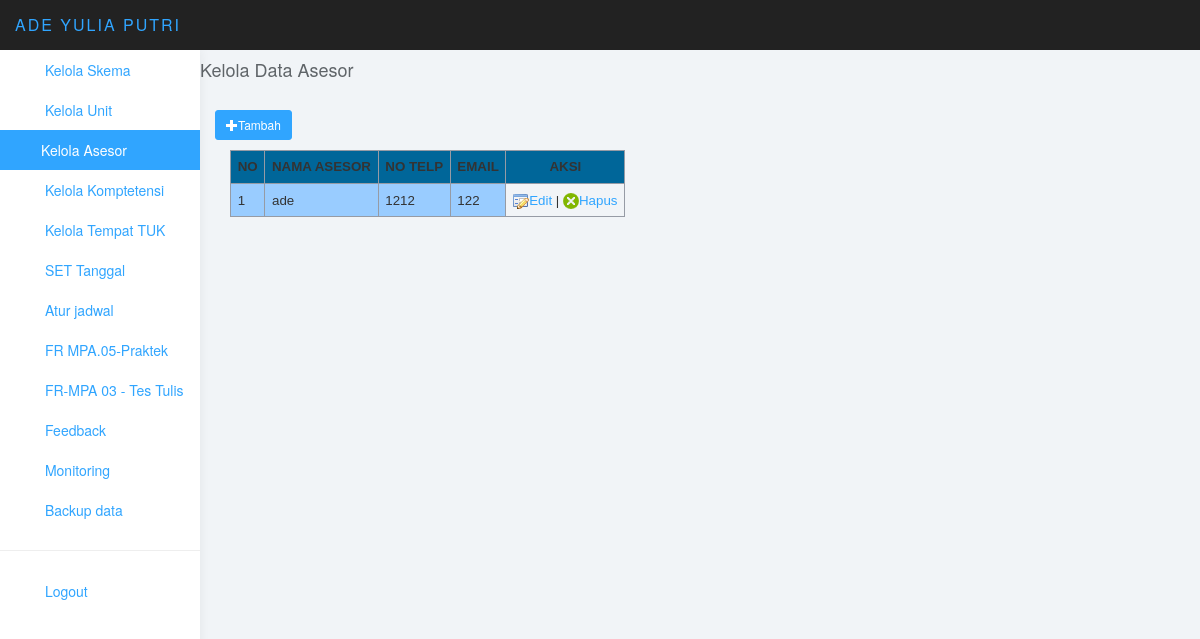
The app's page /lummenu/datapemohon.php (signed in) with its own data.
### tables this page shows
CREATE TABLE `lsp_usertbl` (
  `id_user` int(11) NOT NULL AUTO_INCREMENT,
  `nama` varchar(50) NOT NULL,
  `email` varchar(50) NOT NULL,
  `password` varchar(50) NOT NULL,
  `status` varchar(1) NOT NULL,
  `kode` date NOT NULL,
  `level` enum('lsp','asesor','peserta') NOT NULL,
  `notelp` varchar(25) NOT NULL,
  `linkttd` varchar(100) NOT NULL,
  PRIMARY KEY (`id_user`)
);

### lummenu/datapemohon.php (the view, shortened to what this page needs)
<!DOCTYPE html>
<html>
<head>
<link href="css/bootstrap.min.css" rel="stylesheet">
<link href="css/datepicker3.css" rel="stylesheet">
<link href="css/styles.css" rel="stylesheet">
<link href="css/adminstyle.css" rel="stylesheet">
<link href='../css/tombol.css' rel='stylesheet' type='text/css'>
<?php
if (empty($_SESSION['username']) AND empty($_SESSION['password'])){
 echo "<center><link href='css/adminstyle.css' rel='stylesheet' type='text/css'>
 <strong> Anda Harus Login Dahulu ...!</strong><br>";
 echo "<a href=../lsp_login.php class='btn btn-primary btn-sm' role='button'> Kembali</a></center>";
}
else{
?>
</head>
<body>
<?php if(isset($_SESSION['username'])) { $uname=$_SESSION['username'];}
$l="SELECT * FROM lsp_usertbl WHERE email='".$uname."'";
$resultx=mysql_query($l);
$hasilx=mysql_fetch_array($resultx);
$namax=$hasilx['nama'];
?>
	<nav class="navbar navbar-inverse navbar-fixed-top" role="navigation">
		<div class="container-fluid">
			<div class="navbar-header">
				<a class="navbar-brand"><span><?php echo $namax ;?></span></a>
			</div>
		</div>
	</nav>
	<div id="sidebar-collapse" class="col-sm-3 col-lg-2 sidebar">
		<ul class="nav menu">
			<li ><a href="inputskema.php"><svg class="glyph stroked paperclip"><use xlink:href="#stroked-paperclip"/></svg> Kelola Skema</a></li>
			<li ><a href="inputunit.php"><svg class="glyph stroked chain"><use xlink:href="#stroked-chain"/></svg> Kelola Unit</a></li>
			<li  class="active"><a href="inputasesor.php"><svg class="glyph stroked male user "><use xlink:href="#stroked-male-user"/></svg>Kelola Asesor</a></li>
			<li><a href="inputelemen.php"><svg class="glyph stroked star"><use xlink:href="#stroked-star"/></svg> Kelola Komptetensi</a></li>
			<li><a href="inputtempattuk.php"><svg class="glyph stroked home"><use xlink:href="#stroked-home"/></svg> Kelola Tempat TUK</a></li>
<li><a href="settanggal.php"><svg class="glyph stroked clock"><use xlink:href="#stroked-clock"/></svg> SET Tanggal</a></li>
<li><a href="pemetaanasesor.php"><svg class="glyph stroked calendar"><use xlink:href="#stroked-calendar"/></use></svg> Atur jadwal</a></li>
<li><a href="inputpraktek.php"><svg class="glyph stroked pen tip"><use xlink:href="#stroked-pen-tip"/></svg> FR MPA.05-Praktek</a></li>
<li><a href="inputtestulis.php"><svg class="glyph stroked clipboard with paper"><use xlink:href="#stroked-clipboard-with-paper"/></svg> FR-MPA 03 - Tes Tulis </a></li>
<li><a href="inputfeed.php"><svg class="glyph stroked usb flash drive"><use xlink:href="#stroked-usb-flash-drive"/></svg> Feedback</a></li>
<li><a href="monitorasesi.php"><svg class="glyph stroked desktop computer and mobile"><use xlink:href="#stroked-desktop-computer-and-mobile"/></svg> Monitoring</a></li>
<li><a href="backupdata.php"><svg class="glyph stroked download"><use xlink:href="#stroked-download"/></svg> Backup data</a></li>
			<li role="presentation" class="divider"></li>
			<li><a href="../logout.php"><svg class="glyph stroked male-user"><use xlink:href="#stroked-male-user"></use></svg> Logout</a></li>
		</ul>
	</div>
	<div class="col-sm-9 col-sm-offset-3 col-lg-10 col-lg-offset-2 main">
		<div class="row">
			<h4>Kelola Data Asesor </h4>
</div>
		<div class="row">
			<div class="col-lg-12">
<body>
<br/>
<?php echo "<a href=\"".$_SERVER['PHP_SELF'].
        "?op=tambah\" class='btn btn-primary btn-sm' role='button'> <span class='glyphicon glyphicon-plus'></span>Tambah</a>";?>
<table >
<tr>
    <th bgcolor='#006699'>No</th>
    <th bgcolor='#006699'>Nama Asesor</th>
    <th bgcolor='#006699'>No Telp</th>
    <th bgcolor='#006699'>Email </th>
    <th bgcolor='#006699'>Aksi</th>
</tr>
<?php
$no = 1;
$querymain ="SELECT * FROM lsp_usertbl where level='asesor'";
$hasilmain = mysql_query($querymain);
while ($datamain = mysql_fetch_array($hasilmain))
{
   echo "<tr>";
   echo "<td bgcolor='#99CCFF'>".$no."</td>";
   echo "<td bgcolor='#99CCFF' align=left>".$datamain['nama']."</td>";
   echo "<td bgcolor='#99CCFF' align=left>".$datamain['notelp']."</td>";
   echo "<td bgcolor='#99CCFF' align=left>".$datamain['email']."</td>";
   echo "<td><a href=\"".$_SERVER['PHP_SELF'].
        "?op=edit&iduser=".$datamain['id_user']."\"><img src=../images/edit.png>Edit</a> | <a href=\"".$_SERVER['PHP_SELF'].
        "?op=delete&iduser=".$datamain['id_user']."\"><img src=../images/delete.png>Hapus</a></td>";
   echo "</tr>";
   $no++;
}
   echo "</div>";
?>
                </div>
         </div>
</body>
</html>
<?php } ?>

### lummenu/css/styles.css (style rules this page uses)
body { background: #f1f4f7; padding-top: 50px; color: #5f6468; }
a, a:hover, a:focus { color: #30a5ff; }
h1, h2, h3, h4, h5, h6 { color: #5f6468; }
h3, h4 { font-weight: 300; }
.navbar-header .navbar-brand { color: #fff; font-size: 16px; text-transform: uppercase; font-weight: 500; letter-spacing: 2px; }
.navbar-header .navbar-brand span { color: #30a5ff; }
.btn-primary, .btn-primary:hover, .btn-primary:focus, .btn-primary:active, .btn-primary.active, .open > .dropdown-toggle.btn-primary, .btn-primary.disabled, .btn-primary[disabled], fieldset[disabled] .btn-primary, .btn-primary.disabled:hover, .btn-primary[disabled]:hover, fieldset[disabled] .btn-primary:hover, .btn-primary.disabled:focus, .btn-primary[disabled]:focus, fieldset[disabled] .btn-primary:focus, .btn-primary.disabled:active, .btn-primary[disabled]:active, fieldset[disabled] .btn-primary:active, .btn-primary.disabled.active, .btn-primary[disabled].active, fieldset[disabled] .btn-primary.active { background-color: #30a5ff; border-color: #30a5ff; }
.navbar { border: 0; }
.sidebar { display: block; background-color: #fff; padding: 0; display: none; }
@media (min-width: 768px) { .sidebar { display: block; position: fixed; top: 50px; bottom: 0; left: 0; z-index: 1000; display: block; margin: 0; padding: 0; overflow-x: hidden; overflow-y: auto; background-color: #fff; box-shadow: 1px 0px 10px rgba(0, 0, 0, .05); } }
@media (min-width: 768px) { .navbar-header { width: 100%; } }
.sidebar ul.nav .active a, .sidebar ul.nav li.parent a.active, .sidebar ul.nav .active > a:hover, .sidebar ul.nav li.parent a.active:hover, .sidebar ul.nav .active > a:focus, .sidebar ul.nav li.parent a.active:focus { color: #fff; background-color: #30a5ff; }
.sidebar ul.nav li.divider { border-bottom: 1px solid #eee; margin: 20px 0; }
.sidebar .glyph, .user-menu .glyph { height: 16px; width: 16px; margin: 0 10px 0 0; stroke-width: 3px; }

### lummenu/css/adminstyle.css (style rules this page uses)
table { font-family: Arial; font-size: 10pt; border-width: 0px; border-style: solid; border-color: #999999; border-collapse: collapse; margin: 10px 0px; margin-left:15px; }
th { color: #333333; font-size: 10pt; text-transform: uppercase; text-align: center; padding: 0.5em; border-width: 1px; border-style: solid; border-color: #969BA5; border-collapse: collapse; }
td { padding: 0.5em; color: #333333; text-align: left; vertical-align: top; border-width: 1px; border-style: solid; border-color: #969BA5; border-collapse: collapse; }

### records on screen
lsp_usertbl: nama "ADE YULIA PUTRI"
lsp_usertbl: nama "ade", notelp "1212", email "122"
